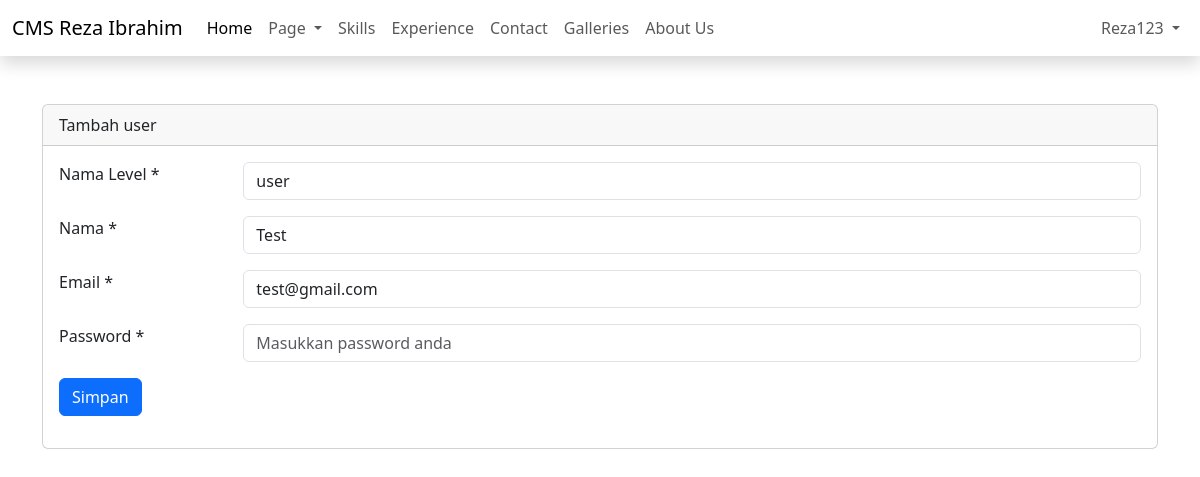
Page /admin/dashboard.php?page=tambah-user&edit=7 (signed in) on the committed database.
### tables this page shows
CREATE TABLE `users` (
  `id` int(11) NOT NULL,
  `id_level` int(11) DEFAULT NULL,
  `name` varchar(50) NOT NULL,
  `email` varchar(50) NOT NULL,
  `password` varchar(100) NOT NULL,
  `created_at` timestamp NOT NULL DEFAULT current_timestamp(),
  `updated_at` timestamp NULL DEFAULT NULL ON UPDATE current_timestamp(),
  `deleted_at` tinyint(4) NOT NULL
);

CREATE TABLE `levels` (
  `id` int(11) NOT NULL,
  `name_level` varchar(25) DEFAULT NULL
);

### admin/content/tambah-user.php (the view, shortened to what this page needs)
<?php
$id_user = isset($_GET['edit']) ? $_GET['edit'] : '';
$queryEdit = mysqli_query($config, "SELECT * FROM users WHERE id='$id_user'");
$rowEdit  = mysqli_fetch_assoc($queryEdit);
$queryLevels = mysqli_query($config, "SELECT * FROM levels ORDER BY id DESC");
$rowLevels   = mysqli_fetch_all($queryLevels, MYSQLI_ASSOC);
?>
<form action="" method="post">
    <div class="mb-3 row">
        <div class="col-sm-2">
            <label for="">Nama Level * </label>
        </div>
        <div class="col-sm-10">
            <select name="id_level" id="" class="form-control">
                <?php foreach ($rowLevels as $level): ?>
                    <option <?php echo isset($_GET['edit']) ? ($level['id'] == $rowEdit['id_level']) ? 'selected' : '' : ''  ?>
                        value="<?php echo $level['id'] ?>"><?php echo $level['name_level'] ?></option>
                <?php endforeach ?>
            </select>
        </div>
    </div>
    <div class="mb-3 row">
        <div class="col-sm-2">
            <label for="">Nama * </label>
        </div>
        <div class="col-sm-10">
            <input required name="name" type="text"
                class="form-control"
                placeholder="Masukkan nama anda"
                value="<?= isset($_GET['edit']) ? $rowEdit['name'] : '' ?>">
        </div>
    </div>
    <div class="mb-3 row">
        <div class="col-sm-2">
            <label for="">Email * </label>
        </div>
        <div class="col-sm-10">
            <input required name="email" type="email"
                class="form-control"
                placeholder="Masukkan email anda"
                value="<?= isset($_GET['edit']) ? $rowEdit['email'] : '' ?>">
        </div>
    </div>
    <div class="mb-3 row">
        <div class="col-sm-2">
            <label for="">Password *</label>
        </div>
        <div class="col-sm-10">
            <input name="password" type="password"
                class="form-control" value=""
                placeholder="Masukkan password anda">
        </div>
    </div>
    <div class="mb-3 row">
        <div class="col-sm-12">
            <button name="<?= isset($_GET['edit']) ? 'edit' : 'simpan'; ?>" type="submit"
                class="btn btn-primary">Simpan</button>
        </div>
    </div>
</form>

### rows in the picture
users: id_level "user", name "Test", email "test@gmail.com"

### other values in the picture
$_name "Reza123"
str_replace("-", " ", ucfirst($_GET['page'])) "Tambah user"
